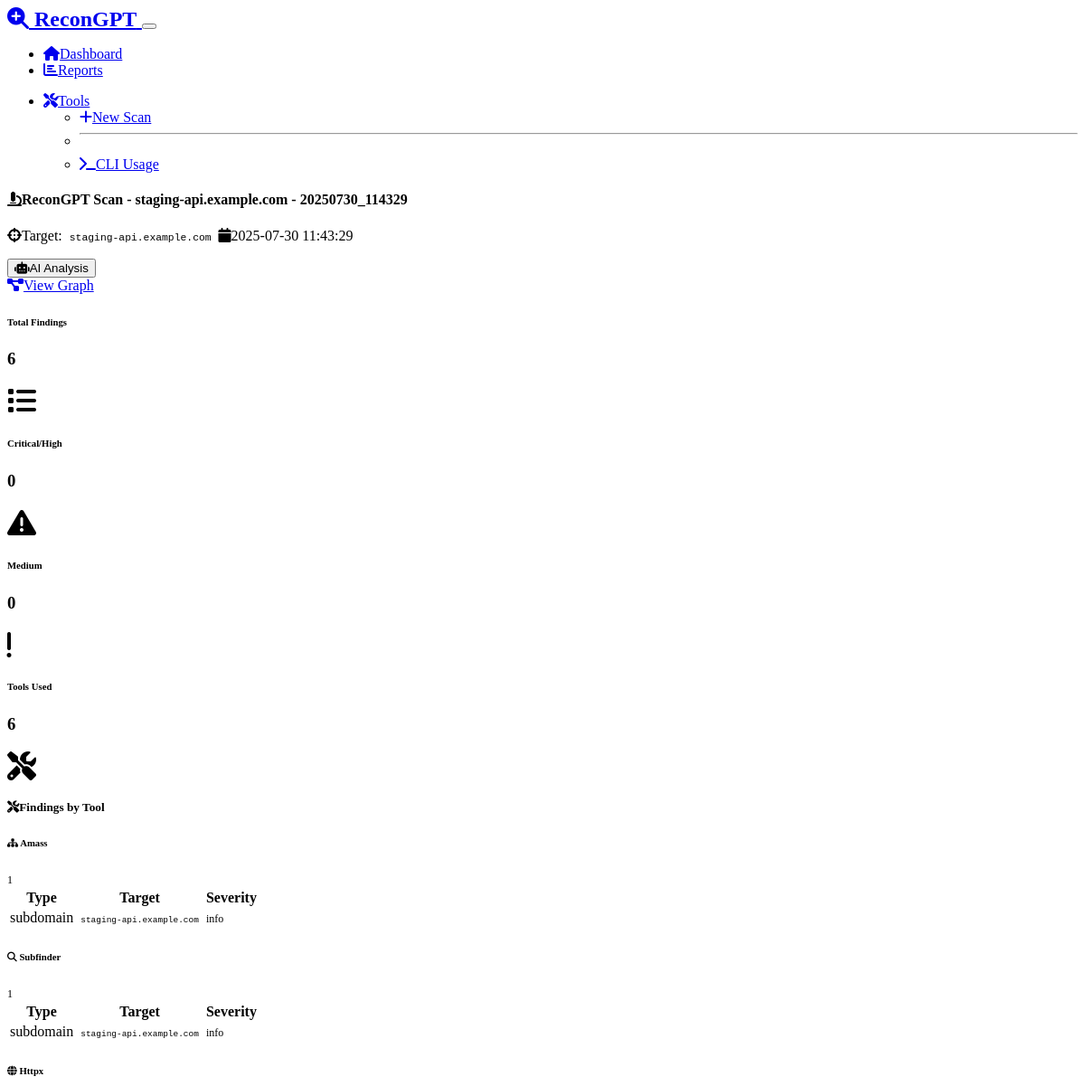
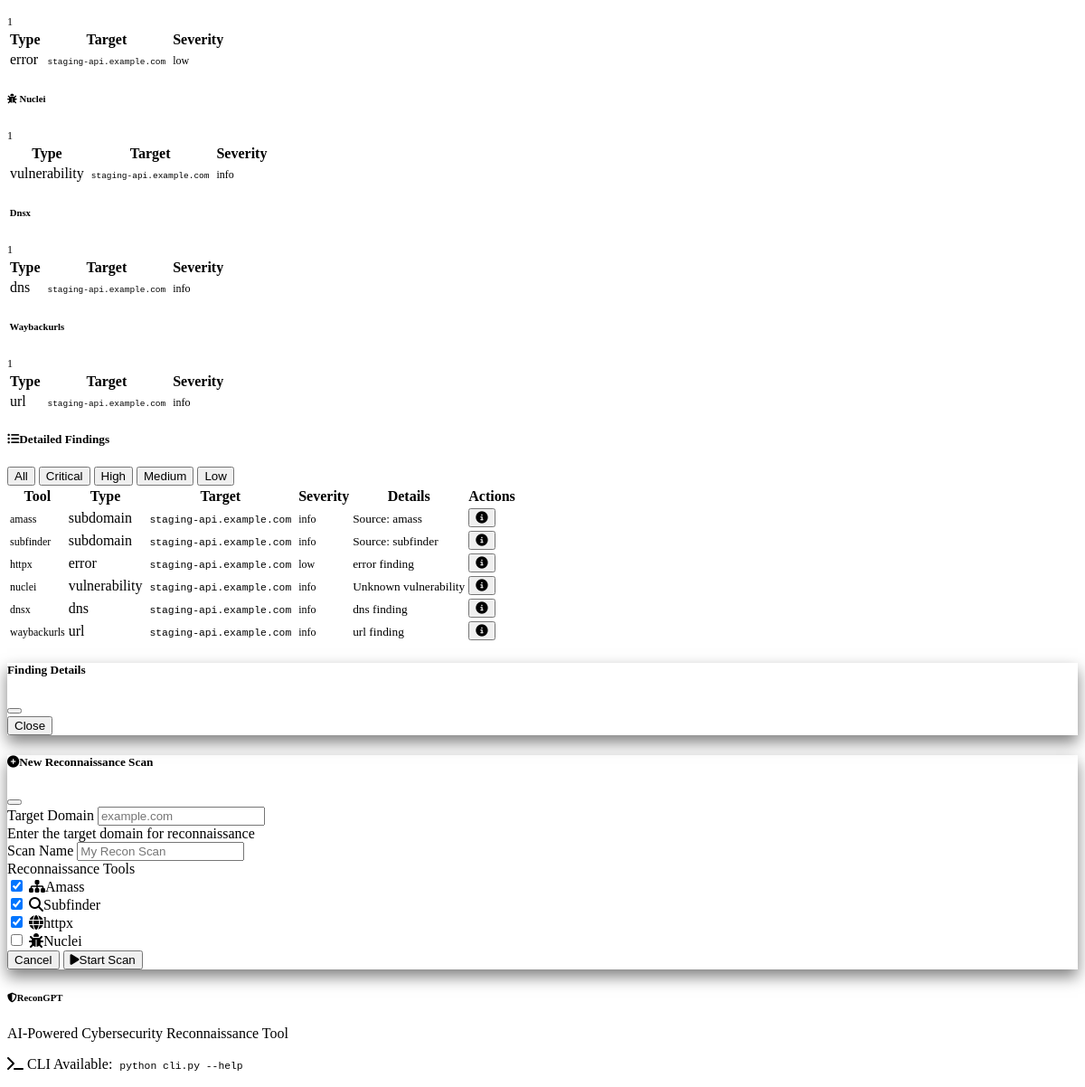
Page /scan/5 on the committed database (2 pictures, top to bottom).
### models.py (models this page shows)
class ReconScan(db.Model):
    id = db.Column(db.Integer, primary_key=True)
    name = db.Column(db.String(200), nullable=False)
    target = db.Column(db.String(500), nullable=False)
    created_at = db.Column(db.DateTime, default=datetime.utcnow)
    status = db.Column(db.String(50), default='pending')
    findings_count = db.Column(db.Integer, default=0)
    findings = db.relationship('Finding', backref='scan', lazy=True, cascade='all, delete-orphan')
    analyses = db.relationship('AIAnalysis', backref='scan', lazy=True, cascade='all, delete-orphan')

class Finding(db.Model):
    id = db.Column(db.Integer, primary_key=True)
    scan_id = db.Column(db.Integer, db.ForeignKey('recon_scan.id'), nullable=False)
    tool = db.Column(db.String(100), nullable=False)  # amass, subfinder, httpx, nuclei
    finding_type = db.Column(db.String(100), nullable=False)  # subdomain, port, vulnerability, etc.
    target = db.Column(db.String(500), nullable=False)
    data = db.Column(JSON)  # Raw finding data as JSON
    severity = db.Column(db.String(50))  # low, medium, high, critical
    created_at = db.Column(db.DateTime, default=datetime.utcnow)
    def get_data_dict(self):
        if isinstance(self.data, str):
            try:
                return json.loads(self.data)
            except json.JSONDecodeError:
                return {}
        return self.data or {}

### routes.py (the view)
@app.route('/scan/<int:scan_id>')
def scan_detail(scan_id):
    scan = ReconScan.query.get_or_404(scan_id)
    findings = Finding.query.filter_by(scan_id=scan_id).all()
    findings_by_tool = {}
    findings_by_severity = {'low': 0, 'medium': 0, 'high': 0, 'critical': 0}
    for finding in findings:
        if finding.tool not in findings_by_tool:
            findings_by_tool[finding.tool] = []
        findings_by_tool[finding.tool].append(finding)
        if finding.severity:
            findings_by_severity[finding.severity] = findings_by_severity.get(finding.severity, 0) + 1
    return render_template('analysis.html',
                         scan=scan,
                         findings=findings,
                         findings_by_tool=findings_by_tool,
                         findings_by_severity=findings_by_severity)

### templates/analysis.html (shortened to what this page needs)
{% extends "base.html" %}
{% block content %}
<div class="row mb-4">
    <div class="col-12">
        <div class="card">
            <div class="card-header d-flex justify-content-between align-items-center">
                <div>
                    <h4 class="mb-1">
                        <i class="fas fa-microscope me-2"></i>{{ scan.name }}
                    </h4>
                    <p class="text-muted mb-0">
                        <i class="fas fa-crosshairs me-1"></i>Target: <code>{{ scan.target }}</code>
                        <span class="ms-3">
                            <i class="fas fa-calendar me-1"></i>{{ scan.created_at.strftime('%Y-%m-%d %H:%M:%S') }}
                        </span>
                    </p>
                </div>
                <div class="d-flex gap-2">
                    <form method="POST" action="{{ url_for('analyze_scan', scan_id=scan.id) }}" class="d-inline">
                        <button type="submit" class="btn btn-warning">
                            <i class="fas fa-robot me-1"></i>AI Analysis
                        </button>
                    </form>
                    {% if findings %}
                    <a href="{{ url_for('scan_graph', scan_id=scan.id) }}" class="btn btn-info">
                        <i class="fas fa-project-diagram me-1"></i>View Graph
                    </a>
                    {% endif %}
                </div>
            </div>
        </div>
    </div>
</div>
<div class="row mb-4">
    <div class="col-md-3">
        <div class="card bg-primary">
            <div class="card-body">
                <div class="d-flex justify-content-between align-items-center">
                    <div>
                        <h6 class="card-title mb-0">Total Findings</h6>
                        <h3 class="mb-0">{{ findings|length }}</h3>
                    </div>
                    <i class="fas fa-list fa-2x opacity-75"></i>
                </div>
            </div>
        </div>
    </div>
    <div class="col-md-3">
        <div class="card bg-danger">
            <div class="card-body">
                <div class="d-flex justify-content-between align-items-center">
                    <div>
                        <h6 class="card-title mb-0">Critical/High</h6>
                        <h3 class="mb-0">{{ findings_by_severity.get('critical', 0) + findings_by_severity.get('high', 0) }}</h3>
                    </div>
                    <i class="fas fa-exclamation-triangle fa-2x opacity-75"></i>
                </div>
            </div>
        </div>
    </div>
    <div class="col-md-3">
        <div class="card bg-warning">
            <div class="card-body">
                <div class="d-flex justify-content-between align-items-center">
                    <div>
                        <h6 class="card-title mb-0">Medium</h6>
                        <h3 class="mb-0">{{ findings_by_severity.get('medium', 0) }}</h3>
                    </div>
                    <i class="fas fa-exclamation fa-2x opacity-75"></i>
                </div>
            </div>
        </div>
    </div>
    <div class="col-md-3">
        <div class="card bg-info">
            <div class="card-body">
                <div class="d-flex justify-content-between align-items-center">
                    <div>
                        <h6 class="card-title mb-0">Tools Used</h6>
                        <h3 class="mb-0">{{ findings_by_tool.keys()|length }}</h3>
                    </div>
                    <i class="fas fa-tools fa-2x opacity-75"></i>
                </div>
            </div>
        </div>
    </div>
</div>
{% set ai_analyses = scan.analyses %}
<div class="row mb-4">
    <div class="col-12">
        <div class="card">
            <div class="card-header">
                <h5 class="card-title mb-0">
                    <i class="fas fa-tools me-2"></i>Findings by Tool
                </h5>
            </div>
            <div class="card-body">
                {% if findings_by_tool %}
                <div class="row">
                    {% for tool, tool_findings in findings_by_tool.items() %}
                    <div class="col-md-6 mb-3">
                        <div class="card h-100">
                            <div class="card-header d-flex justify-content-between align-items-center">
                                <h6 class="mb-0">
                                    <i class="fas fa-{% if tool == 'amass' %}sitemap{% elif tool == 'subfinder' %}search{% elif tool == 'httpx' %}globe{% elif tool == 'nuclei' %}bug{% else %}tool{% endif %} me-2"></i>
                                    {{ tool.title() }}
                                </h6>
                                <span class="badge bg-primary">{{ tool_findings|length }}</span>
                            </div>
                            <div class="card-body">
                                <div class="table-responsive">
                                    <table class="table table-sm">
                                        <thead>
                                            <tr>
                                                <th>Type</th>
                                                <th>Target</th>
                                                <th>Severity</th>
                                            </tr>
                                        </thead>
                                        <tbody>
                                            {% for finding in tool_findings[:10] %}
                                            <tr>
                                                <td>{{ finding.finding_type }}</td>
                                                <td><small><code>{{ finding.target[:30] }}{{ '...' if finding.target|length > 30 else '' }}</code></small></td>
                                                <td>
                                                    {% if finding.severity %}
                                                    <span class="badge {% if finding.severity == 'critical' %}bg-danger{% elif finding.severity == 'high' %}bg-danger{% elif finding.severity == 'medium' %}bg-warning{% elif finding.severity == 'low' %}bg-success{% else %}bg-info{% endif %}">
                                                        {{ finding.severity }}
                                                    </span>
                                                    {% endif %}
                                                </td>
                                            </tr>
                                            {% endfor %}
                                        </tbody>
                                    </table>
                                </div>
                            </div>
                        </div>
                    </div>
                    {% endfor %}
                </div>
                {% else %}
                <div class="text-center py-4">
                    <i class="fas fa-exclamation-circle fa-2x text-muted mb-3"></i>
                    <h6 class="text-muted">No findings available</h6>
                    <p class="text-muted">This scan hasn't produced any findings yet.</p>
                </div>
                {% endif %}
            </div>
        </div>
    </div>
</div>
<div class="row">
    <div class="col-12">
        <div class="card">
            <div class="card-header d-flex justify-content-between align-items-center">
                <h5 class="card-title mb-0">
                    <i class="fas fa-list-ul me-2"></i>Detailed Findings
                </h5>
                <div class="btn-group btn-group-sm" role="group">
                    <button type="button" class="btn btn-outline-primary" onclick="filterFindings('all')">All</button>
                    <button type="button" class="btn btn-outline-danger" onclick="filterFindings('critical')">Critical</button>
                    <button type="button" class="btn btn-outline-danger" onclick="filterFindings('high')">High</button>
                    <button type="button" class="btn btn-outline-warning" onclick="filterFindings('medium')">Medium</button>
                    <button type="button" class="btn btn-outline-success" onclick="filterFindings('low')">Low</button>
                </div>
            </div>
            <div class="card-body">
                {% if findings %}
                <div class="table-responsive">
                    <table class="table table-hover" id="findingsTable">
                        <thead>
                            <tr>
                                <th>Tool</th>
                                <th>Type</th>
                                <th>Target</th>
                                <th>Severity</th>
                                <th>Details</th>
                                <th>Actions</th>
                            </tr>
                        </thead>
                        <tbody>
                            {% for finding in findings %}
                            <tr data-severity="{{ finding.severity or 'info' }}">
                                <td>
                                    <span class="badge bg-secondary">{{ finding.tool }}</span>
                                </td>
                                <td>{{ finding.finding_type }}</td>
                                <td>
                                    <code>{{ finding.target }}</code>
                                </td>
                                <td>
                                    {% if finding.severity %}
                                    <span class="badge {% if finding.severity == 'critical' %}bg-danger{% elif finding.severity == 'high' %}bg-danger{% elif finding.severity == 'medium' %}bg-warning{% elif finding.severity == 'low' %}bg-success{% else %}bg-info{% endif %}">
                                        {{ finding.severity }}
                                    </span>
                                    {% endif %}
                                </td>
                                <td>
                                    {% set data = finding.get_data_dict() %}
                                    {% if finding.finding_type == 'http_service' %}
                                        <small>
                                            Status: {{ data.get('status_code', 'N/A') }}
                                            {% if data.get('title') %}
                                            <br>Title: {{ data.get('title')[:50] }}{{ '...' if data.get('title')|length > 50 else '' }}
                                            {% endif %}
                                        </small>
                                    {% elif finding.finding_type == 'vulnerability' %}
                                        <small>
                                            {{ data.get('info', {}).get('name', 'Unknown vulnerability')[:50] }}
                                        </small>
                                    {% elif finding.finding_type == 'subdomain' %}
                                        <small>Source: {{ data.get('source', finding.tool) }}</small>
                                    {% else %}
                                        <small>{{ finding.finding_type }} finding</small>
                                    {% endif %}
                                </td>
                                <td>
                                    <button class="btn btn-sm btn-outline-info"
                                            onclick="showFindingDetails({{ finding.id }}, '{{ finding.target }}', {{ data|tojson|e }})">
                                        <i class="fas fa-info-circle"></i>
                                    </button>
                                </td>
                            </tr>
                            {% endfor %}
                        </tbody>
                    </table>
                </div>
                {% else %}
                <div class="text-center py-5">
                    <i class="fas fa-search fa-3x text-muted mb-3"></i>
                    <h5 class="text-muted">No findings available</h5>
                    <p class="text-muted">This scan hasn't produced any findings yet.</p>
                </div>
                {% endif %}
            </div>
        </div>
    </div>
</div>
<div class="modal fade" id="findingDetailsModal" tabindex="-1">
    <div class="modal-dialog modal-lg">
        <div class="modal-content">
            <div class="modal-header">
                <h5 class="modal-title">Finding Details</h5>
                <button type="button" class="btn-close" data-bs-dismiss="modal"></button>
            </div>
            <div class="modal-footer">
                <button type="button" class="btn btn-secondary" data-bs-dismiss="modal">Close</button>
            </div>
        </div>
    </div>
</div>
{% endblock %}

### static/css/custom.css (style rules this page uses)
:root { --recon-primary: #0d6efd; --recon-secondary: #6c757d; --recon-success: #198754; --recon-danger: #dc3545; --recon-warning: #ffc107; --recon-info: #0dcaf0; --recon-dark: #212529; --recon-light: #f8f9fa; }
.card { transition: transform 0.2s ease-in-out, box-shadow 0.2s ease-in-out; }
.badge { font-size: 0.75em; font-weight: 500; }
code { background-color: rgba(var(--bs-dark-rgb), 0.5); padding: 0.125rem 0.25rem; border-radius: 0.25rem; font-size: 0.875em; }
.modal-content { border: none; box-shadow: 0 0.5rem 1rem rgba(0, 0, 0, 0.5); }
.modal-header { border-bottom: 1px solid rgba(255, 255, 255, 0.125); }
.modal-footer { border-top: 1px solid rgba(255, 255, 255, 0.125); }

### rows in the picture
ReconScan: name "ReconGPT Scan - staging-api.example.com - 20250730_114329", target "staging-api.example.com", created_at "2025-07-30 11:43:29"
Finding: title "Amass", tool_findings "1", finding_type "subdomain", target "staging-api.example.com", severity "info", tool "amass", get "amass"
Finding: title "Subfinder", tool_findings "1", finding_type "subdomain", target "staging-api.example.com", severity "info", tool "subfinder", get "subfinder"
Finding: title "Httpx", tool_findings "1", finding_type "error", target "staging-api.example.com", severity "low", tool "httpx"
Finding: title "Nuclei", tool_findings "1", finding_type "vulnerability", target "staging-api.example.com", severity "info", tool "nuclei", get "Unknown vulnerability"
Finding: title "Dnsx", tool_findings "1", finding_type "dns", target "staging-api.example.com", severity "info", tool "dnsx"
Finding: title "Waybackurls", tool_findings "1", finding_type "url", target "staging-api.example.com", severity "info", tool "waybackurls"

### other values in the picture
{{ findings|length }} "6"
{{ findings_by_severity.get('medium', 0) }} "0"
{{ findings_by_tool.keys()|length }} "6"
